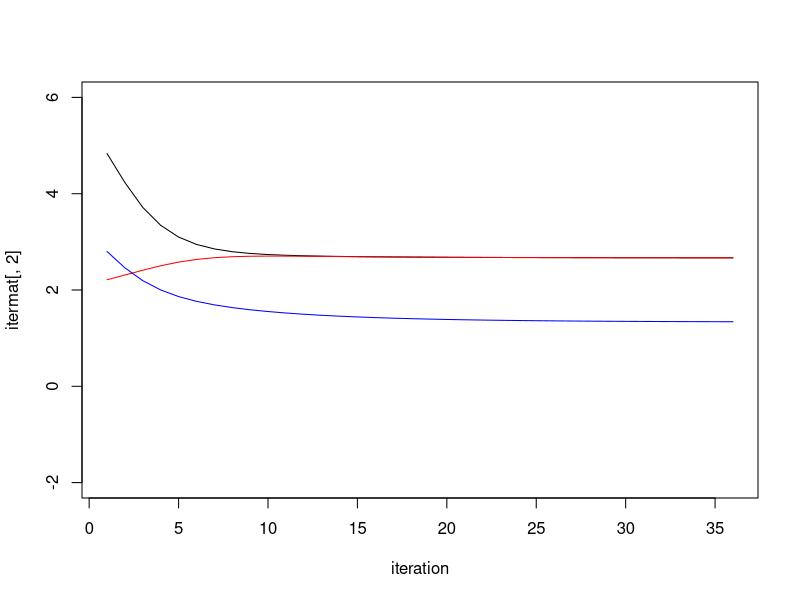
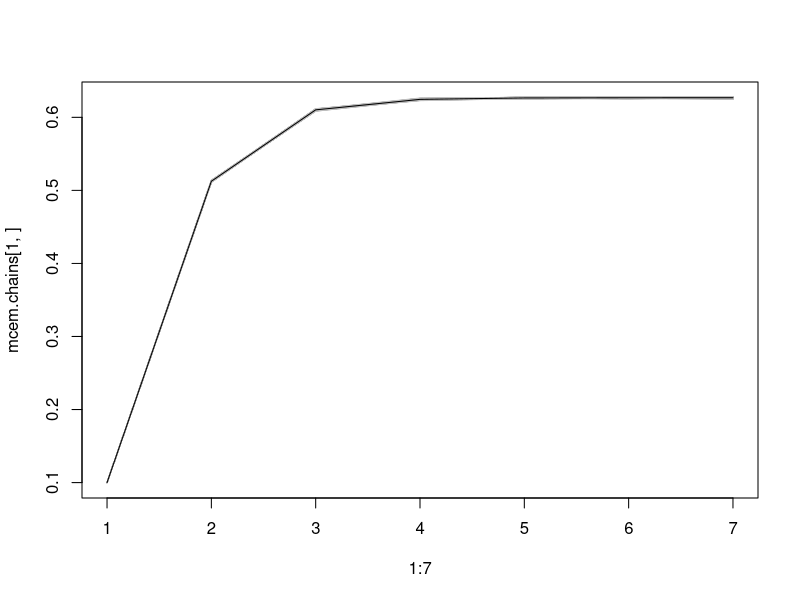
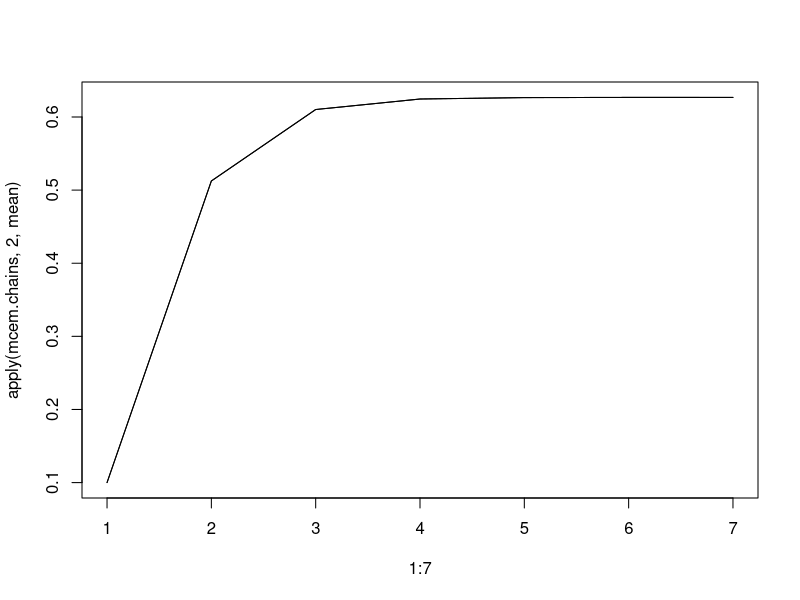
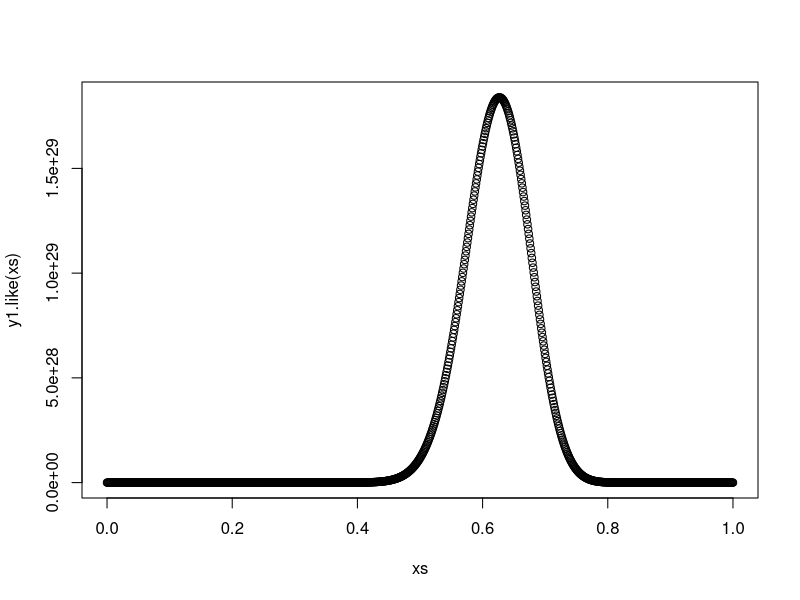
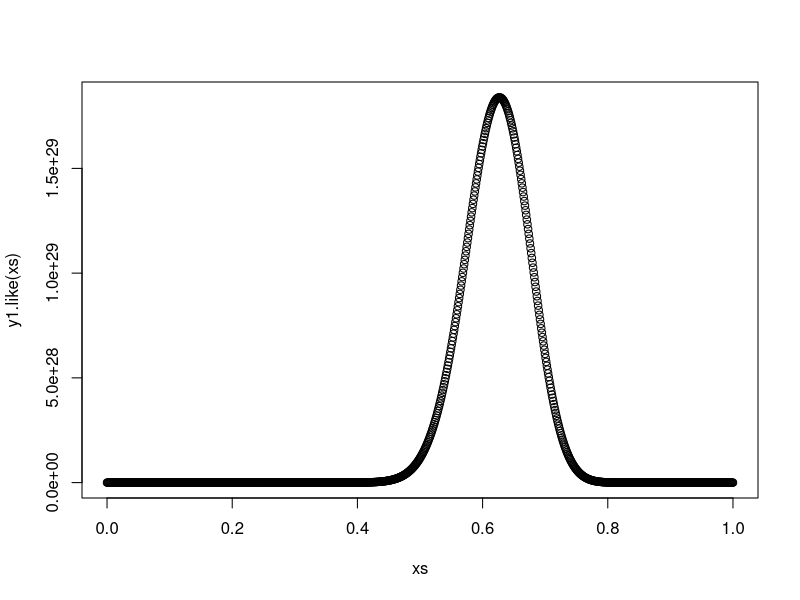
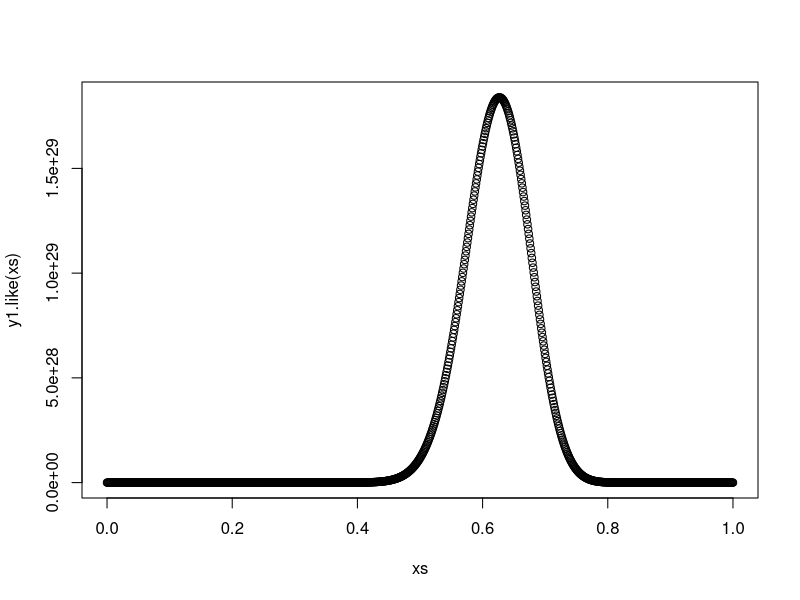

Recreate these plots in R, in order.
## ---- chunk 1
knitr::opts_chunk$set(echo = TRUE)
library(dplyr)
library(numDeriv)
## ---- chunk 2

iter.n = 1
x1 = c(1,1,-1,-1,2,2,-2,-2,NA,NA,NA,NA)
x2 = c(1,-1,1,-1,NA,NA,NA,NA,2,2,-2,-2)
full.data = cbind(x1,x2)
cc.data = full.data[complete.cases(full.data),]
cc.n = nrow(cc.data)

r1 = as.numeric(!is.na(x1))
r1.not = which(is.na(x1))
r2 = as.numeric(!is.na(x2))
r2.not = which(is.na(x2))
r = cbind(r1,r2)
# Initial Values
sigma1.2 = 5
sigma2.2 = 2
sigma12 = 3
Sigmat = matrix(c(sigma1.2,sigma12,sigma12,sigma2.2),nrow = 2,ncol = 2)

full.data[is.na(full.data)] = 0
max.diff = 1
n = nrow(full.data)
itermat = NULL
# Second try
while(max.diff > .001){
      ex1 <- (r[,1]==1)*full.data[,1] + (r[,1]==0)*( Sigmat[1,2]*(full.data[,2])/Sigmat[2,2])
    ex2 <- (r[,2]==1)*full.data[,2] + (r[,2]==0)*(Sigmat[1,2]*(full.data[,1])/Sigmat[1,1])
    ex1.2 <- (r[,1]==1)*full.data[,1]^2 + (r[,1]==0)*(Sigmat[1,1]-Sigmat[1,2]^2/Sigmat[2,2]+ ex1^2)
    ex2.2 <- (r[,2]==1)*full.data[,2]^2 + (r[,2]==0)*(Sigmat[2,2]-Sigmat[1,2]^2/Sigmat[1,1]+ ex2^2)
    ex1x2 <- (r[,1]*r[,2]*full.data[,1]*full.data[,2] + r[,1]*(1-r[,2])*full.data[,1]*ex2
         + (1-r[,1])*r[,2]*ex1*full.data[,2])
    
     mu.new = c(mean(ex1),mean(ex2))
  s11 = mean(ex1.2) - mu.new[1]^2
  s22 = mean(ex2.2) - mu.new[2]^2
  s12 = mean(ex1x2) - mu.new[1]*mu.new[2]
  # Define these as the previous parameters
  sigma.mat = c(s11,s22,s12)
  
  sigma1.2.diff = abs(s11 - sigma1.2) 
  sigma2.2.diff = abs(s22 - sigma2.2) 
  sigma12.diff = abs(s12 - sigma12)
  max.diff = max(sigma12.diff,sigma2.2.diff,sigma1.2.diff)
  itermat = rbind(itermat,c(iter.n,sigma.mat))
  
  sigma1.2 = sigma.mat[1]
  sigma2.2 = sigma.mat[2]
  sigma12 = sigma.mat[3]
  
  Sigmat = matrix(c(sigma1.2,sigma12,sigma12,sigma2.2),nrow = 2,ncol = 2)
  
  iter.n = iter.n + 1

}
plot(itermat[,1],itermat[,2], type = "l", xlab = "iteration",ylim = c(-2,6))
lines(itermat[,1],itermat[,3], type = "l" , col = "red")
lines(itermat[,1],itermat[,4], type = "l" , col = "blue")
## ---- chunk 3
x = c(125,18,20,34)

start.val = chain = current = diff = .1
iter.count = 2
while(diff > .0001){
  new.val = ((current * x[1] / (2+ current)) + x[4]) / ((current*x[1] / (2 + current)) + x[2] + x[3] + x[4])
  chain = c(chain,new.val)
  diff = abs(current - chain[iter.count])
  current = chain[iter.count]
  iter.count = iter.count + 1
}

## ---- chunk 4
M = 1000
mcem.chains = matrix(start.val, length(chain), nrow = 500)
for(i in 2:length(chain)){
  mcem.chains[,i] = 1/(1+(x[2]+x[3])/(x[4]+rbinom(500,M*x[1],
1/(1+2/mcem.chains[,i-1]))/M))
}
plot(1:7,mcem.chains[1,], type = "l")
for(i in 2:500){
  lines(1:7, mcem.chains[i,],type = "l",col = "grey")
}
lines(1:7, chain)

plot(1:7, apply(mcem.chains,2,mean), type = "l")
lines(1:7,chain)
## ---- chunk 5
y1 = c(125,18,20,34)
y2 = c(14,0,1,5)

y1.like = function(theta.y){
  (2+theta.y)^(125) * (1-theta.y)^(38) * theta.y^34
}
log.y1 = function(theta.y){
  -log(y1.like(theta.y))
}
y2.like = function(theta.y2){
  (2+theta.y2)^(14) * (1-theta.y2)^(1) * theta.y2^(5)
}
log.y2 = function(theta.y2){
  -log(y2.like(theta.y2))
}
#xs = seq(0,1,length = 1000)
#plot(xs,y2.like(xs))


# summary(ms( ~ log.y1(theta.y2), start = c(theta.y2 = c(.1,.2,.3,.4,.6,.8))))
# optim(.1,log.y2)
# optim(.1,y1.like)
# summary(ms( ˜ ng(th),start=c(th=0.5))) # R users: optim(0.5,ng)

newton<-function(error=1e-7, theta = .1)
{
  #theta<- 0.2
  k<-1
  while(k<=10000)
  {
    k<-k+1
    theta[k]<-theta[k-1]-((125/(2+theta[k-1])-38/(1-theta[k-1])+34/theta[k-1]))/
      (-125*((2+theta[k-1])^(-2))-38*((1-theta[k-1])^(-2))-34*((theta[k-1])^(-2)))
    if(abs(theta[k]-theta[k-1])<error) 
      break
  }
 cat("theta",theta)
 list(theta[k],k)
}
newton(theta = .1)
newton(theta = .2)
newton(theta = .3)
newton(theta = .4)
newton(theta = .6)
newton(theta = .8)
xs = seq(0,1,length = 1000)
plot(xs,y1.like(xs))
## ---- chunk 6
newton2<-function(error=1e-7, theta = .1)
{
  #theta<- 0.2
  k<-1
  while(k<=10000)
  {
    k<-k+1
    theta[k]<-theta[k-1]-((14/(2+theta[k-1])-1/(1-theta[k-1])+5/theta[k-1]))/
      (-14*((2+theta[k-1])^(-2))-1*((1-theta[k-1])^(-2))-5*((theta[k-1])^(-2)))
    if(abs(theta[k]-theta[k-1])<error) 
      break
  }
 cat("theta",theta)
 list(theta[k],k)
}
newton2(theta = .1)
newton2(theta = .2)
#newton2(theta = .3)
newton2(theta = .4)
#newton2(theta = .6)
newton2(theta = .8)
## ---- chunk 7
xs = seq(0,1,length = 1000)
plot(xs,y1.like(xs))
## ---- chunk 8
xs = seq(0,1,length = 1000)
plot(xs,y1.like(xs))
